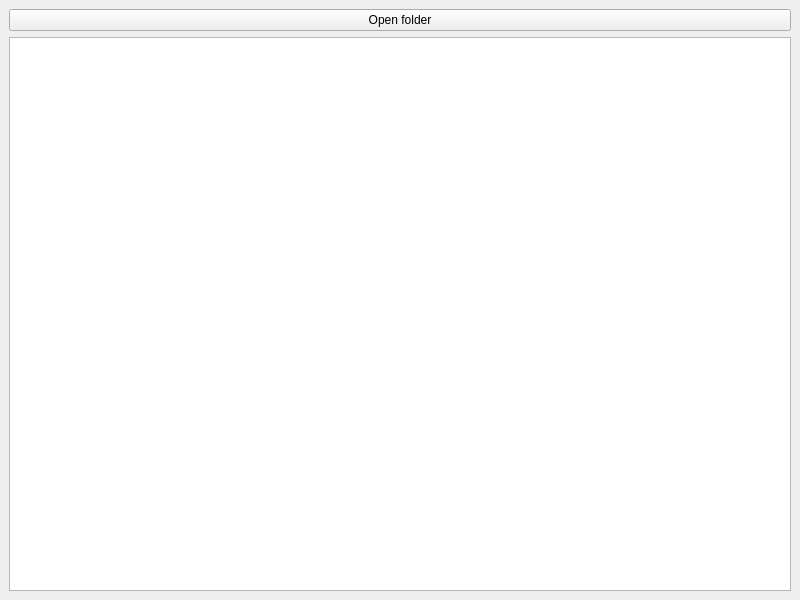
<?xml version="1.0" encoding="UTF-8"?>
<ui version="4.0">
 <class>MainWindow</class>
 <widget class="QMainWindow" name="MainWindow">
  <property name="geometry">
   <rect>
    <x>0</x>
    <y>0</y>
    <width>800</width>
    <height>600</height>
   </rect>
  </property>
  <property name="windowTitle">
   <string>MainWindow</string>
  </property>
  <widget class="QWidget" name="centralwidget">
   <layout class="QVBoxLayout" name="verticalLayout">
    <item>
     <widget class="QPushButton" name="openFolderButton">
      <property name="text">
       <string>Open folder</string>
      </property>
     </widget>
    </item>
    <item>
     <widget class="QListWidget" name="listWidget"/>
    </item>
   </layout>
  </widget>
 </widget>
 <resources/>
 <connections/>
</ui>
